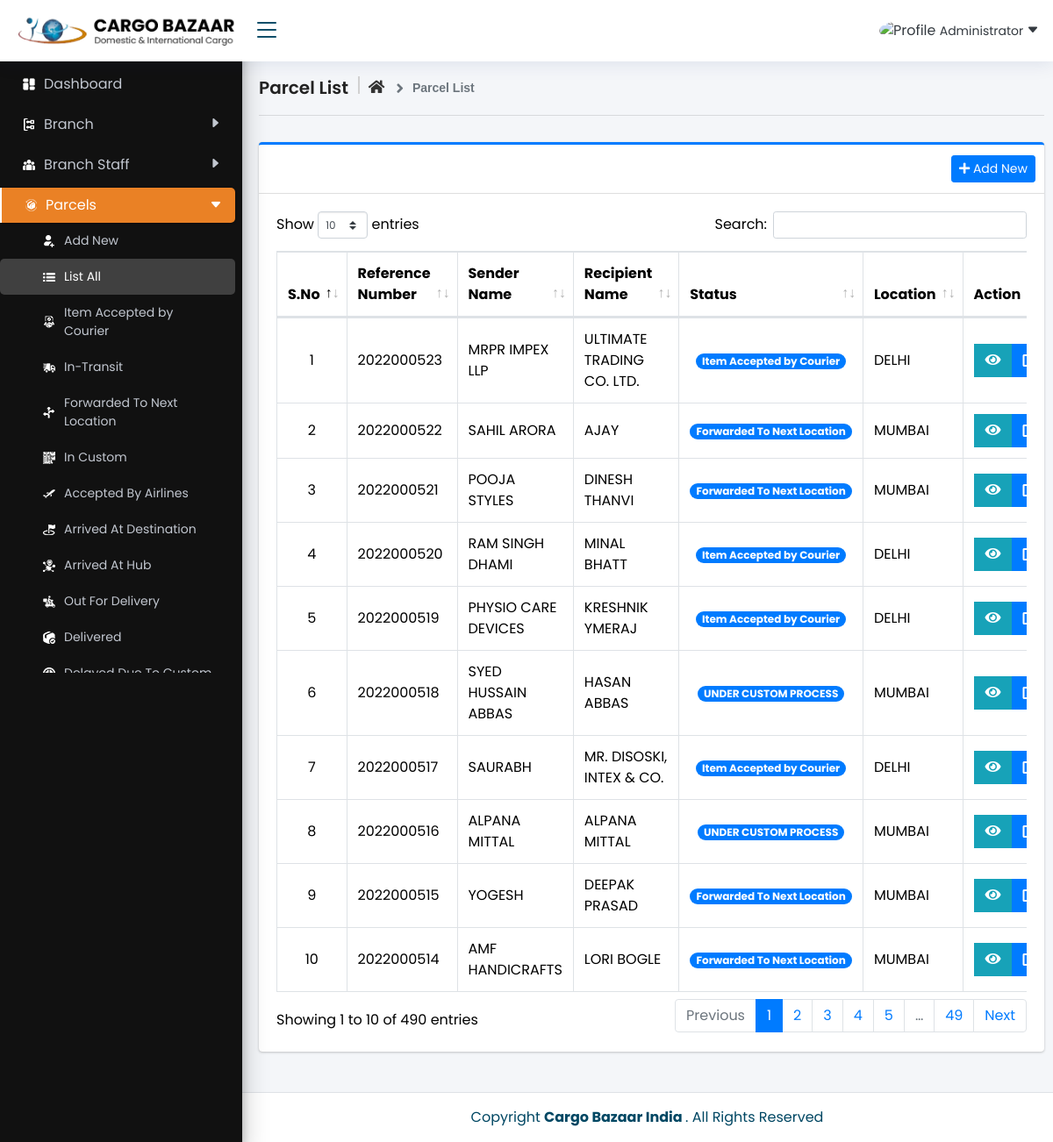
The page /index.php?page=parcel_list (signed in) on the database its author committed.
### tables this page shows
CREATE TABLE `parcels` (
  `id` int(30) NOT NULL,
  `reference_number` varchar(100) NOT NULL,
  `sender_name` text NOT NULL,
  `sender_address` text NOT NULL,
  `sender_contact` text NOT NULL,
  `recipient_name` text NOT NULL,
  `recipient_address` text NOT NULL,
  `recipient_contact` text NOT NULL,
  `type` int(1) NOT NULL COMMENT '1 = Deliver, 2=Pickup',
  `from_branch_id` varchar(30) NOT NULL,
  `to_branch_id` varchar(30) NOT NULL,
  `weight` varchar(100) NOT NULL,
  `height` varchar(100) NOT NULL,
  `width` varchar(100) NOT NULL,
  `length` varchar(100) NOT NULL,
  `price` float NOT NULL,
  `status` varchar(200) NOT NULL DEFAULT '0',
  `date_created` datetime NOT NULL DEFAULT current_timestamp(),
  `location` varchar(200) DEFAULT NULL
);

### parcel_list.php (the view, shortened to what this page needs)
<?php include'db_connect.php' ?>
<div>
	<div class="card card-outline card-primary">
		<div class="card-header">
			<div class="card-tools">
				<a class="btn btn-block btn-primary btn-sm" href="./index.php?page=new_parcel"><i class="fa fa-plus"></i> Add New</a>
			</div>
		</div>
		<div class="card-body">
			<table class="table tabe-hover table-bordered" id="list">
				<thead>
					<tr>
						<th class="text-center">S.No</th>
						<th>Reference Number</th>
						<th>Sender Name</th>
						<th>Recipient Name</th>
						<th>Status</th>
                        <th>Location</th>
						<th>Action</th>
					</tr>
				</thead>
				<tbody>
					<?php
					$i = 1;
					$where = "";
					$qry = $conn->query("SELECT * from parcels $where order by  unix_timestamp(date_created) desc ");
					while($row= $qry->fetch_assoc()):
					?>
					<tr>
						<td class="text-center"><?php echo $i++ ?></td>
						<td><?php echo ($row['reference_number']) ?></td>
						<td><?php echo ucwords($row['sender_name']) ?></td>
						<td><?php echo ucwords($row['recipient_name']) ?></td>
						<td class="text-center">
                          <span class='badge badge-pill badge-primary'>
                            <?php echo $row['status']; ?>
                            </span>
                            <td><?php echo !empty($row['location'])?$row['location']:''; ?></td>
						</td>
						<td class="text-center">
		                    <div class="btn-group">
		                    	<button type="button" class="btn btn-info btn-flat view_parcel" data-id="<?php echo $row['id'] ?>">
		                          <i class="fas fa-eye"></i>
		                        </button>
		                        <a href="index.php?page=edit_parcel&id=<?php echo $row['id'] ?>" class="btn btn-primary btn-flat ">
		                          <i class="fas fa-edit"></i>
		                        </a>
	                      </div>
						</td>
					</tr>
				<?php endwhile; ?>
				</tbody>
			</table>
		</div>
	</div>
</div>

### index.php (shortened to what this page needs)
<!DOCTYPE html>
<html lang="en">
<?php
	include 'header.php'
?>
<body class="hold-transition sidebar-mini layout-fixed layout-navbar-fixed layout-footer-fixed">
<div class="wrapper">
  <?php include 'sidebar.php' ?>
  <?php include 'topbar.php' ?>
  <div class="content-wrapper">
    <section class="section dashboard" id="main">
        <div class="pagetitle pt-2 pb-3 d-flex align-items-center">
            <span id="page_name">
              <?php
                $page = isset($_GET['page']) ? $_GET['page'] : $title = "Dashboard";
                echo $title
              ?>
            </span>
            <nav>
              <ol class="breadcrumb mb-0">
                <li class="breadcrumb-item">
                  <a aria-current="page" class="active" href="./">
                    <i class="fa fa-home" aria-hidden="true"></i>
                  </a>
                </li>
                <li class="breadcrumb-item active">
                  <i class="fa fa-angle-right" aria-hidden="true"></i>
                  <span>
                    <?php
                      $page = isset($_GET['page']) ? $_GET['page'] : $title = "Dashboard";
                      echo $title
                    ?>
                  </span>
                </li>
              </ol>
            </nav>
          </div>
          <?php
            $page = isset($_GET['page']) ? $_GET['page'] : 'home';
            if (!file_exists($page . ".php")) {
              include '404.html';
            } else {
              include $page . '.php';
            }
          ?>
    </section>
  </div>
  <footer id="footer" class="main-footer">
    <div class="copyright">
      Copyright
      <strong>
        <span>Cargo Bazaar India</span>
      </strong>.
      All Rights Reserved
    </div>
  </footer>
</div>
</body>
</html>

### header.php (shortened to what this page needs)
<head>
  <?php
  $title = isset($_GET['page']) ? ucwords(str_replace("_", ' ', $_GET['page'])) : "Home";
  $title = str_replace("Persons Companies","Persons/Companies",$title);
  ?>
  <link rel="stylesheet" href="assets/plugins/fontawesome-free/css/all.min.css">
  <link rel="stylesheet" href="assets/plugins/overlayScrollbars/css/OverlayScrollbars.min.css">
  <link rel="stylesheet" href="assets/plugins/datatables-bs4/css/dataTables.bootstrap4.min.css">
  <link rel="stylesheet" href="assets/plugins/datatables-responsive/css/responsive.bootstrap4.min.css">
  <link rel="stylesheet" href="assets/plugins/datatables-buttons/css/buttons.bootstrap4.min.css">
  <link rel="stylesheet" href="assets/plugins/select2/css/select2.min.css">
  <link rel="stylesheet" href="assets/plugins/select2-bootstrap4-theme/select2-bootstrap4.min.css">
  <link rel="stylesheet" href="assets/plugins/sweetalert2-theme-bootstrap-4/bootstrap-4.min.css">
  <link rel="stylesheet" href="assets/plugins/toastr/toastr.min.css">
  <link rel="stylesheet" href="assets/plugins/dropzone/min/dropzone.min.css">
  <link rel="stylesheet" href="assets/dist/css/jquery.datetimepicker.min.css">
  <link rel="stylesheet" href="assets/plugins/icheck-bootstrap/icheck-bootstrap.min.css">
  <link rel="stylesheet" href="assets/plugins/bootstrap4-toggle/css/bootstrap4-toggle.min.css">
  <link rel="stylesheet" href="assets/dist/css/adminlte.min.css">
  <link rel="stylesheet" href="assets/dist/css/styles.css">
  <link rel="stylesheet" href="assets/plugins/summernote/summernote-bs4.min.css">
  <link rel="stylesheet" href="https://cdn.jsdelivr.net/npm/bootstrap-icons@1.10.3/font/bootstrap-icons.css">
</head>

### sidebar.php (shortened to what this page needs)
<aside class="main-sidebar sidebar-dark-primary elevation-4">
  <div class="sidebar pb-4 mb-4 mt-4 pt-5">
    <nav class="mt-2">
      <ul class="nav nav-pills nav-sidebar flex-column nav-flat" data-widget="treeview" role="menu" data-accordion="false">
        <li class="nav-item dropdown">
          <a href="./" class="nav-link nav-home">
            <img src="./assets/uploads/Dashboard.png" alt="">
            <p>
              Dashboard
            </p>
          </a>
        </li>
        <?php if($_SESSION['login_type'] == 1): ?>
        <li class="nav-item">
          <a href="#" class="nav-link nav-edit_branch">
            <img src="./assets/uploads/Branch.png" alt="">
            <p>
              Branch
              <i class="bi bi-caret-right-fill right"></i>
            </p>
          </a>
        </li>
        <li class="nav-item">
          <a href="#" class="nav-link nav-edit_staff">
          <img src="./assets/uploads/Branch-Staff.png" alt="">
            <p>
              Branch Staff
              <i class="bi bi-caret-right-fill right"></i>
            </p>
          </a>
        </li>
      <?php endif; ?>
        <li class="nav-item">
          <a href="#" class="nav-link nav-edit_parcel">
          <img src="./assets/uploads/Parcel.png" alt="">
            <p>
              Parcels
              <i class="bi bi-caret-right-fill right"></i>
            </p>
          </a>
          <ul class="nav nav-treeview">
            <li class="nav-item">
              <a href="./index.php?page=new_parcel" class="nav-link nav-new_parcel tree-item">
              <img src="./assets/uploads/add-new.png" alt="">
                <p>Add New</p>
              </a>
            </li>
            <li class="nav-item">
              <a href="./index.php?page=parcel_list" class="nav-link nav-parcel_list nav-sall tree-item">
              <img src="./assets/uploads/list.png" alt="">
                <p>List All</p>
              </a>
            </li>
            <?php
            $status_arr = array('Item Accepted by Courier','In-Transit','Forwarded To Next Location','In Custom','Accepted By Airlines','Arrived At Destination','Arrived At Hub','Out For Delivery','Delivered','Delayed Due To Custom',"Other");
            foreach($status_arr as $k =>$v):
            ?>
            <li class="nav-item">
              <a href="./index.php?page=parcel_list&s=<?php echo $v ?>" class="nav-link nav-parcel_list_<?php echo str_replace(' ', '_', $v); ?> tree-item">
                <img src="./assets/uploads/<?php echo str_replace(' ', '-', $v); ?>-side.png" alt="">
                <p>
                  <?php
                    if ($v === "Item Accepted by Courier") {
                      $v = 'Item Accepted by <br/>Courier';
                      echo $v;
                    }
                    else if ($v === "Forwarded To Next Location") {
                      $v = 'Forwarded To Next <br/>Location';
                      echo $v;
                    }
                    else {
                      echo $v;
                    }
                  ?>
                </p>
              </a>
            </li>
          <?php endforeach; ?>
          </ul>
        </li>
      </ul>
    </nav>
  </div>
</aside>

### topbar.php (shortened to what this page needs)
<header id="header" class="header fixed-top d-flex align-items-center">
    <div class="d-flex align-items-center justify-content-between">
      <a aria-current="page" class="logo d-flex align-items-center active" href="./">
        <img src="./assets/uploads/logo.png" alt="">
      </a>
      <i class="bi bi-list toggle-sidebar-btn ml-2"></i>
    </div>
    <nav class="header-nav ml-auto">
        <ul class="d-flex align-items-center">
            <li class="nav-item dropdown pr-3">
              <div class="nav-link nav-profile d-flex align-items-center p-0">
                <a class="dropdown menu pl-2 text-dark" href="javascript:void(0)">
                <img src="./assets/uploads/download.jfif" alt="Profile" class="rounded-circle">
                  <span class="d-md-inline-block d-none">
                    <?php echo ucwords($_SESSION['login_firstname']) ?>
                    <i class="bi bi-caret-down-fill"></i>
                  </span>
                </a>
              </div>
            </li>
        </ul>
    </nav>
</header>

### parcel_list.php (style rules this page uses)
table td { vertical-align: middle !important; }

### rows shown on the page
parcels: reference_number "2022000523", sender_name "MRPR IMPEX LLP", recipient_name "ULTIMATE TRADING CO. LTD.", status "Item Accepted by Courier", location "DELHI"
parcels: reference_number "2022000522", sender_name "SAHIL ARORA", recipient_name "AJAY", status "Forwarded To Next Location", location "MUMBAI"
parcels: reference_number "2022000521", sender_name "POOJA STYLES", recipient_name "DINESH THANVI", status "Forwarded To Next Location", location "MUMBAI"
parcels: reference_number "2022000520", sender_name "RAM SINGH DHAMI", recipient_name "MINAL BHATT", status "Item Accepted by Courier", location "DELHI"
parcels: reference_number "2022000519", sender_name "PHYSIO CARE DEVICES", recipient_name "KRESHNIK YMERAJ", status "Item Accepted by Courier", location "DELHI"
parcels: reference_number "2022000518", sender_name "SYED HUSSAIN ABBAS", recipient_name "HASAN ABBAS", status "UNDER CUSTOM PROCESS", location "MUMBAI"
parcels: reference_number "2022000517", sender_name "SAURABH", recipient_name "MR. DISOSKI, INTEX & CO.", status "Item Accepted by Courier", location "DELHI"
parcels: reference_number "2022000516", sender_name "ALPANA MITTAL", recipient_name "ALPANA MITTAL", status "UNDER CUSTOM PROCESS", location "MUMBAI"
parcels: reference_number "2022000515", sender_name "YOGESH", recipient_name "DEEPAK PRASAD", status "Forwarded To Next Location", location "MUMBAI"
parcels: reference_number "2022000514", sender_name "AMF HANDICRAFTS", recipient_name "LORI BOGLE", status "Forwarded To Next Location", location "MUMBAI"

### other values the page prints
$v "In-Transit"
$v "In Custom"
$v "Accepted By Airlines"
$v "Arrived At Destination"
$v "Arrived At Hub"
$v "Out For Delivery"
$v "Delivered"
$_SESSION['login_firstname'] "Administrator"
$title "Parcel List"
